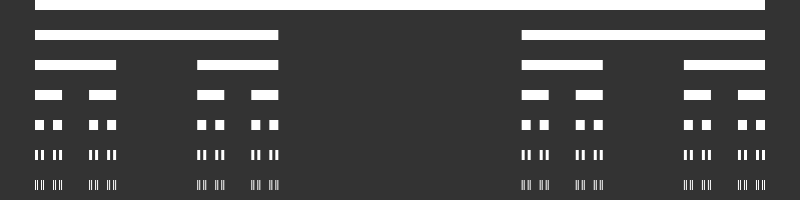
Frame 1 (no input)
Frame 2 (the mouse pressed at the canvas centre, redrawn once): identical to frame 1, image omitted

The p5.js sketch that drew this single still picture (run headless with seeded random() and noise() and a simulated clock; the mouse was pressed at the canvas centre and the sketch redrawn once):

// p5.js sketch
// ── sketch.js
// Daniel Shiffman
// https://www.kadenze.com/courses/the-nature-of-code
// http://natureofcode.com/
// Session 4: Cantor Set

// Cantor Set
// Renders a simple fractal, the Cantor Set

function setup() {
  createCanvas(800, 200);
  background(51);

  // Call the recursive function
  cantor(35, 0, 730);
}

function draw() {
  // No need to loop
  noLoop();
}


function cantor(x, y, len) {

  var h = 30;

  // recursive exit condition
  if (len >= 1) {
    // Draw line (as rectangle to make it easier to see)
    noStroke();
    fill(255);
    rect(x, y, len, h/3);
    // Go down to next y position
    y += h;
    // Draw 2 more lines 1/3rd the length (without the middle section)
    cantor(x, y, len/3);
    cantor(x+len*2/3, y, len/3);
  }
}
